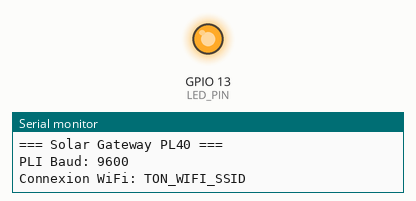
Simulated run of this sketch. Board: ESP8266 (NodeMCU). On the bench: output pins drawn as LEDs (lit = HIGH), the last lines printed to the serial monitor. WiFi joins after 1.5 s; servers stay silent unless stated.

Above: at 0.7 s.
At 6.66 s:
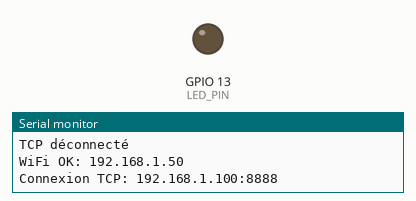
Timing chart, 0 to 7.8 s (numbered marks = the images above):
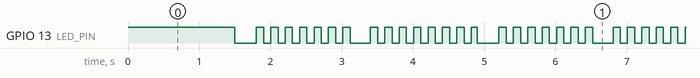

Measured:
- by itself, GPIO 13 (LED_PIN): repeats every 3.4 s: 6 × (HIGH 0.10 s, LOW 0.10 s), HIGH 0.10 s, LOW 0.29 s, 7 × (HIGH 0.10 s, LOW 0.10 s), HIGH 0.09 s, LOW 0.30 s

The sketch:

solar_gateway.ino
```cpp
/**
 * Solar Gateway - PL40 to WiFi TCP Bridge
 *
 * Hardware: Arduino Uno + ESP-01 (ESP8266)
 *
 * Connections:
 *   ESP-01  → Arduino Uno
 *   VCC     → 3.3V
 *   GND     → GND
 *   CH_PD   → 3.3V
 *   GPIO0   → 3.3V (normal mode) or GND (flash mode)
 *   TXD     → D10 (SoftwareSerial RX)
 *   RXD     → D11 (SoftwareSerial TX)
 *
 *   PLI RS232 → Arduino Uno (via USB Serial or pins 0/1)
 */

#include <SoftwareSerial.h>
#include <ESP8266WiFi.h>

// ============================================================================
// CONFIGURATION - CHANGE THESE VALUES
// ============================================================================

// WiFi Credentials
const char* WIFI_SSID = "TON_WIFI_SSID";
const char* WIFI_PASSWORD = "TON_MOT_DE_PASSE";

// TCP Server (Raspberry Pi)
const char* SERVER_HOST = "192.168.1.100";  // IP du Raspberry Pi
const int SERVER_PORT = 8888;

// Serial to PLI
#define PLI_BAUD 9600

// ESP8266 baud rate
#define ESP_BAUD 115200

// Status LED (builtin LED on pin 13, active LOW)
#define LED_PIN 13

// ============================================================================
// GLOBAL VARIABLES
// ============================================================================

SoftwareSerial pliSerial(10, 11);  // RX=10, TX=11 (connect to PLI)
WiFiClient tcpClient;

enum State {
  STATE_DISCONNECTED,
  STATE_CONNECTING,
  STATE_CONNECTED,
  STATE_ERROR
};

State currentState = STATE_DISCONNECTED;
unsigned long lastActivity = 0;
const unsigned long ACTIVITY_TIMEOUT = 60000;  // 60 seconds

// Buffer for incoming data
byte dataBuffer[256];
int bufferIndex = 0;

bool ledState = false;
unsigned long lastLedToggle = 0;

void setup() {
  // LED setup
  pinMode(LED_PIN, OUTPUT);
  digitalWrite(LED_PIN, HIGH);  // LED off initially

  // Serial to PLI (9600 baud)
  pliSerial.begin(PLI_BAUD);

  // Hardware serial for debugging (optional)
  Serial.begin(115200);
  Serial.println(F("\n=== Solar Gateway PL40 ==="));
  Serial.print(F("PLI Baud: "));
  Serial.println(PLI_BAUD);

  // WiFi setup
  WiFi.mode(WIFI_STA);
  WiFi.begin(WIFI_SSID, WIFI_PASSWORD);

  Serial.print(F("Connexion WiFi: "));
  Serial.println(WIFI_SSID);

  currentState = STATE_DISCONNECTED;
  blinkLED(3);
}

void loop() {
  switch (currentState) {
    case STATE_DISCONNECTED:
      handleDisconnected();
      break;
    case STATE_CONNECTING:
      handleConnecting();
      break;
    case STATE_CONNECTED:
      handleConnected();
      break;
    case STATE_ERROR:
      handleError();
      break;
  }

  // Activity LED blink
  if (currentState == STATE_CONNECTED) {
    blinkLED(100);  // Slow blink when connected
  }
}

// ============================================================================
// STATE HANDLERS
// ============================================================================

void handleDisconnected() {
  // Check WiFi connection
  if (WiFi.status() == WL_CONNECTED) {
    Serial.print(F("WiFi OK: "));
    Serial.println(WiFi.localIP());

    Serial.print(F("Connexion TCP: "));
    Serial.print(SERVER_HOST);
    Serial.print(F(":"));
    Serial.println(SERVER_PORT);

    digitalWrite(LED_PIN, LOW);  // LED on = connecting
    currentState = STATE_CONNECTING;
    lastActivity = millis();

    if (tcpClient.connect(SERVER_HOST, SERVER_PORT)) {
      Serial.println(F("Connecté!"));
      tcpClient.setNoDelay(true);
      currentState = STATE_CONNECTED;
      lastActivity = millis();
    } else {
      Serial.println(F("Échec TCP"));
      currentState = STATE_DISCONNECTED;
    }
  } else {
    // WiFi not connected
    static unsigned long lastWifiCheck = 0;
    if (millis() - lastWifiCheck > 5000) {
      lastWifiCheck = millis();
      Serial.print(F("WiFi: "));
      Serial.println(WiFi.status());
    }
  }
}

void handleConnecting() {
  if (millis() - lastActivity > 10000) {
    // Timeout connecting
    Serial.println(F("Timeout connexion TCP"));
    tcpClient.stop();
    currentState = STATE_DISCONNECTED;
  }
}

void handleConnected() {
  // Check TCP connection
  if (!tcpClient.connected()) {
    Serial.println(F("TCP déconnecté"));
    currentState = STATE_DISCONNECTED;
    return;
  }

  // Relais: TCP → PLI
  if (tcpClient.available()) {
    byte data = tcpClient.read();
    pliSerial.write(data);
    lastActivity = millis();
  }

  // Relais: PLI → TCP
  if (pliSerial.available()) {
    byte data = pliSerial.read();
    tcpClient.write(data);
    lastActivity = millis();
  }

  // Timeout check
  if (millis() - lastActivity > ACTIVITY_TIMEOUT) {
    Serial.println(F("Timeout inactivité"));
    tcpClient.stop();
    currentState = STATE_DISCONNECTED;
  }
}

void handleError() {
  tcpClient.stop();
  currentState = STATE_DISCONNECTED;
  delay(1000);
}

// ============================================================================
// HELPER FUNCTIONS
// ============================================================================

void blinkLED(int interval) {
  if (millis() - lastLedToggle > interval) {
    lastLedToggle = millis();
    ledState = !ledState;
    digitalWrite(LED_PIN, ledState ? LOW : HIGH);
  }
}

// Send a string to TCP
void sendToServer(const char* str) {
  if (tcpClient && tcpClient.connected()) {
    tcpClient.print(str);
  }
}

// Send a byte to TCP
void sendByteToServer(byte data) {
  if (tcpClient && tcpClient.connected()) {
    tcpClient.write(data);
  }
}
```
